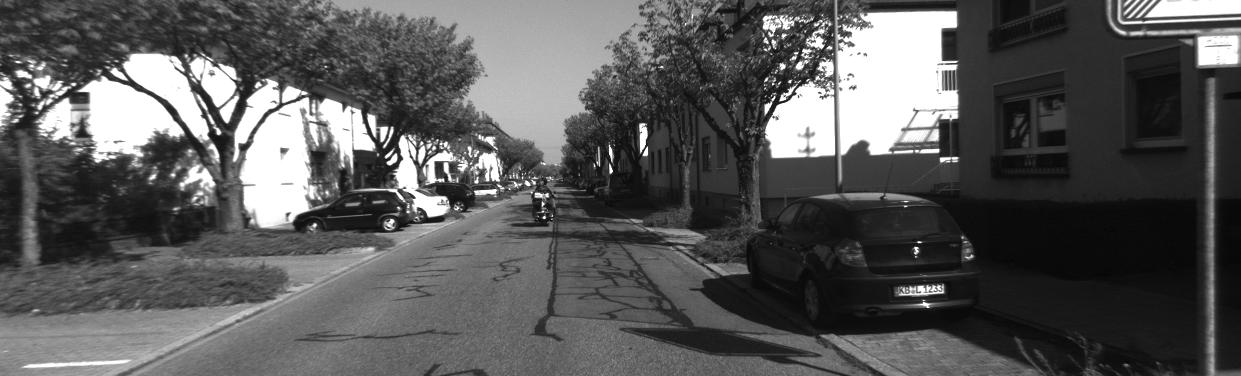
%> input picture Images/test.png, 1241 x 376 px
$ octave ANMS_Codes.m   (GNU Octave 9; MATLAB toolbox functions it lacks are replaced by stand-ins)
%> lines starting %> are read from the running program, lines starting %| are printed output that depends on the picture
%% read and display test image
pathToImage = '../Images/test.png'; % specify path to the test image
I = imread(pathToImage);
%> I is the input picture: size 376x1241 uint8; min 6, max 255, mean 89
figure('Name','Original Image'); hold on;
imshow(I);

%% detect and display FAST features
corners = detectFASTFeatures(I, 'MinQuality',0.0001, 'MinContrast', 0.01);
%> corners = 20975 points; strongest (x, y): (613, 172), (388, 163), (544, 218), (387, 158), (385, 147)
figure('Name', 'Detected FAST features');
imshow(I); hold on;
plot(corners);
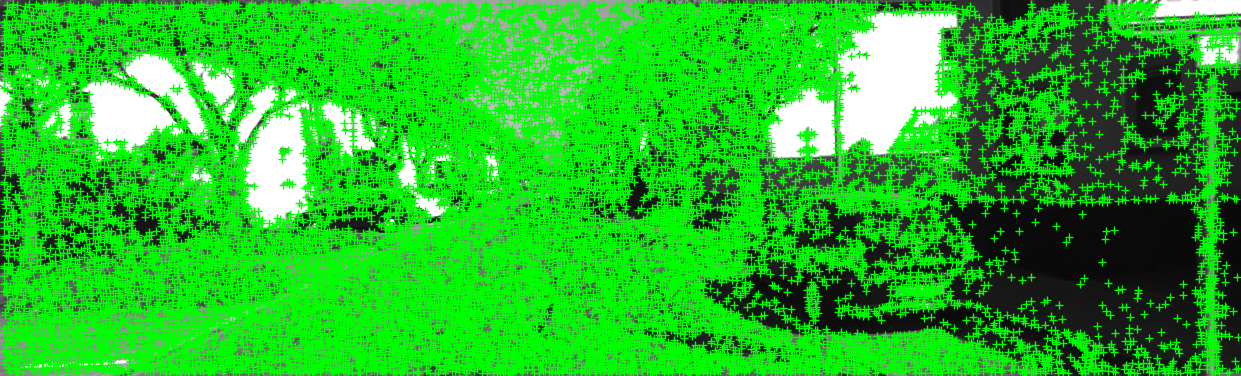
%> figure redrawn from the program's plot data

%% apply SSC algorithm
numRetPoints = 750; % number of points you need
tolerance = 0.1; % tolerance of the number of return points
rows = size(I,1);
%> rows = 376
cols = size(I,2);
%> cols = 1241
[~, ind] = sort(corners.Metric,'descend');
cornersSorted = corners(ind);
%> cornersSorted has the same summary as corners

% get homegenously distributed keypoints
%> (the run ends here)
